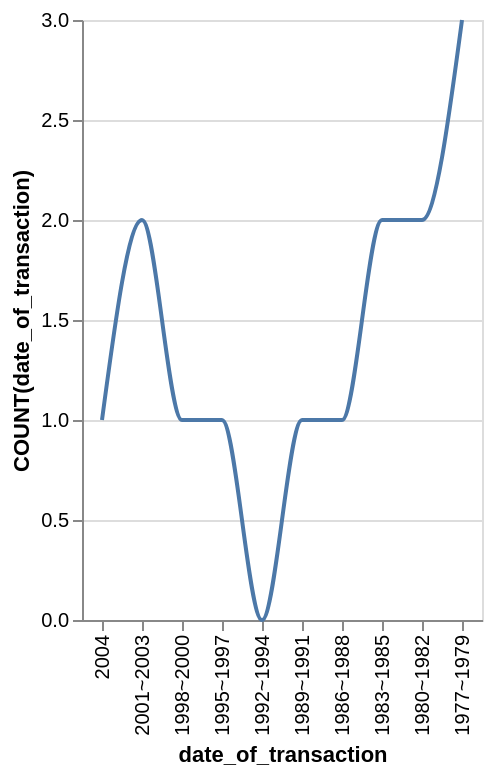

Write the Vega-Lite specification saved for this chart.
### Vega-Lite specification from a JSON file in a GitHub repository (floating-point values rounded to 4 significant figures)
{"data": {"values": [{"x_data": "2004", "y_data": 1}, {"x_data": "2001~2003", "y_data": 2}, {"x_data": "1998~2000", "y_data": 1}, {"x_data": "1995~1997", "y_data": 1}, {"x_data": "1992~1994", "y_data": 0}, {"x_data": "1989~1991", "y_data": 1}, {"x_data": "1986~1988", "y_data": 1}, {"x_data": "1983~1985", "y_data": 2}, {"x_data": "1980~1982", "y_data": 2}, {"x_data": "1977~1979", "y_data": 3}]}, "mark": {"type": "line", "interpolate": "monotone"}, "encoding": {"x": {"field": "x_data", "type": "nominal", "title": "date_of_transaction", "sort": "descending"}, "y": {"field": "y_data", "type": "quantitative", "title": "COUNT(date_of_transaction)"}}}
